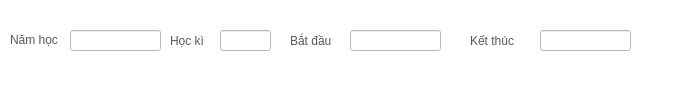
     <widget class="QWidget" name="widget_15" native="true">
      <property name="geometry">
       <rect>
        <x>140</x>
        <y>-1</y>
        <width>681</width>
        <height>101</height>
       </rect>
      </property>
      <property name="styleSheet">
       <string notr="true">background-color: rgb(255, 255, 255);</string>
      </property>
      <widget class="QLabel" name="label_42">
       <property name="geometry">
        <rect>
         <x>10</x>
         <y>30</y>
         <width>61</width>
         <height>20</height>
        </rect>
       </property>
       <property name="styleSheet">
        <string notr="true">color: rgba(0, 0, 0, 168);
	font: 700 13pt &quot;Arial&quot;;</string>
       </property>
       <property name="text">
        <string>Năm học</string>
       </property>
      </widget>
      <widget class="QLabel" name="label_43">
       <property name="geometry">
        <rect>
         <x>170</x>
         <y>30</y>
         <width>51</width>
         <height>21</height>
        </rect>
       </property>
       <property name="styleSheet">
        <string notr="true">color: rgba(0, 0, 0, 168);
font: 700 13pt &quot;Arial&quot;;</string>
       </property>
       <property name="text">
        <string>Học kì</string>
       </property>
      </widget>
      <widget class="QLabel" name="label_44">
       <property name="geometry">
        <rect>
         <x>290</x>
         <y>30</y>
         <width>51</width>
         <height>21</height>
        </rect>
       </property>
       <property name="styleSheet">
        <string notr="true">color: rgba(0, 0, 0, 168);
font: 700 13pt &quot;Arial&quot;;</string>
       </property>
       <property name="text">
        <string>Bắt đầu</string>
       </property>
      </widget>
      <widget class="QLabel" name="label_46">
       <property name="geometry">
        <rect>
         <x>470</x>
         <y>30</y>
         <width>61</width>
         <height>21</height>
        </rect>
       </property>
       <property name="styleSheet">
        <string notr="true">color: rgba(0, 0, 0, 168);
font: 700 13pt &quot;Arial&quot;;</string>
       </property>
       <property name="text">
        <string>Kết thúc</string>
       </property>
      </widget>
      <widget class="QLineEdit" name="schoolYear_7">
       <property name="geometry">
        <rect>
         <x>70</x>
         <y>30</y>
         <width>91</width>
         <height>21</height>
        </rect>
       </property>
      </widget>
      <widget class="QLineEdit" name="semester_3">
       <property name="geometry">
        <rect>
         <x>220</x>
         <y>30</y>
         <width>51</width>
         <height>21</height>
        </rect>
       </property>
      </widget>
      <widget class="QLineEdit" name="startDate_3">
       <property name="geometry">
        <rect>
         <x>350</x>
         <y>30</y>
         <width>91</width>
         <height>21</height>
        </rect>
       </property>
      </widget>
      <widget class="QLineEdit" name="endDate_4">
       <property name="geometry">
        <rect>
         <x>540</x>
         <y>30</y>
         <width>91</width>
         <height>21</height>
        </rect>
       </property>
      </widget>
     </widget>
